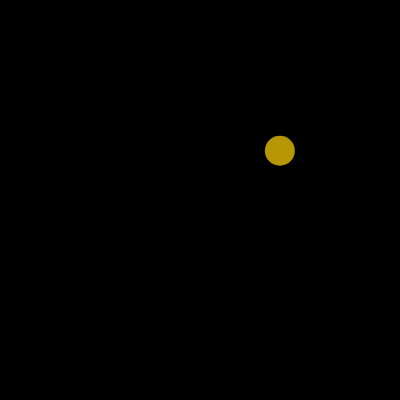
Frame 1 (no input)
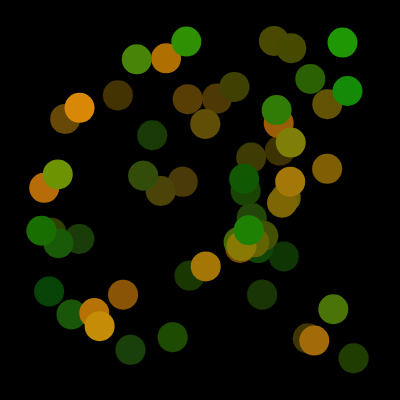
Frame 60 (no input)
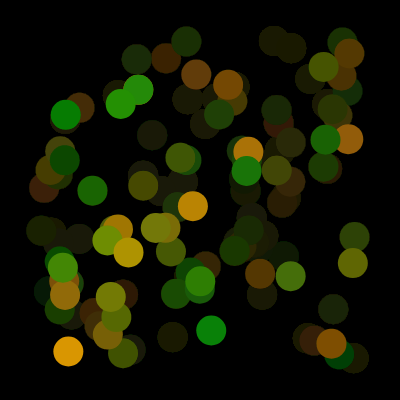
Frame 120 (the mouse pressed at the canvas centre since frame 60)

The p5.js sketch that drew these frames (run headless with seeded random() and noise() and a simulated clock; from frame 60 on, the mouse is pressed at the canvas centre):

// p5.js sketch
// ── sketch.js

function setup() {
  createCanvas(400, 400);
  background(0)
  noStroke()
}

function draw() {
  background(0,5)
  fill(random(255),150,random(10))
  let x = random(40,360);
  let y = random(40,360);
 
  ellipse(x,y,30,30)
  x+=1
  y+=1
}
